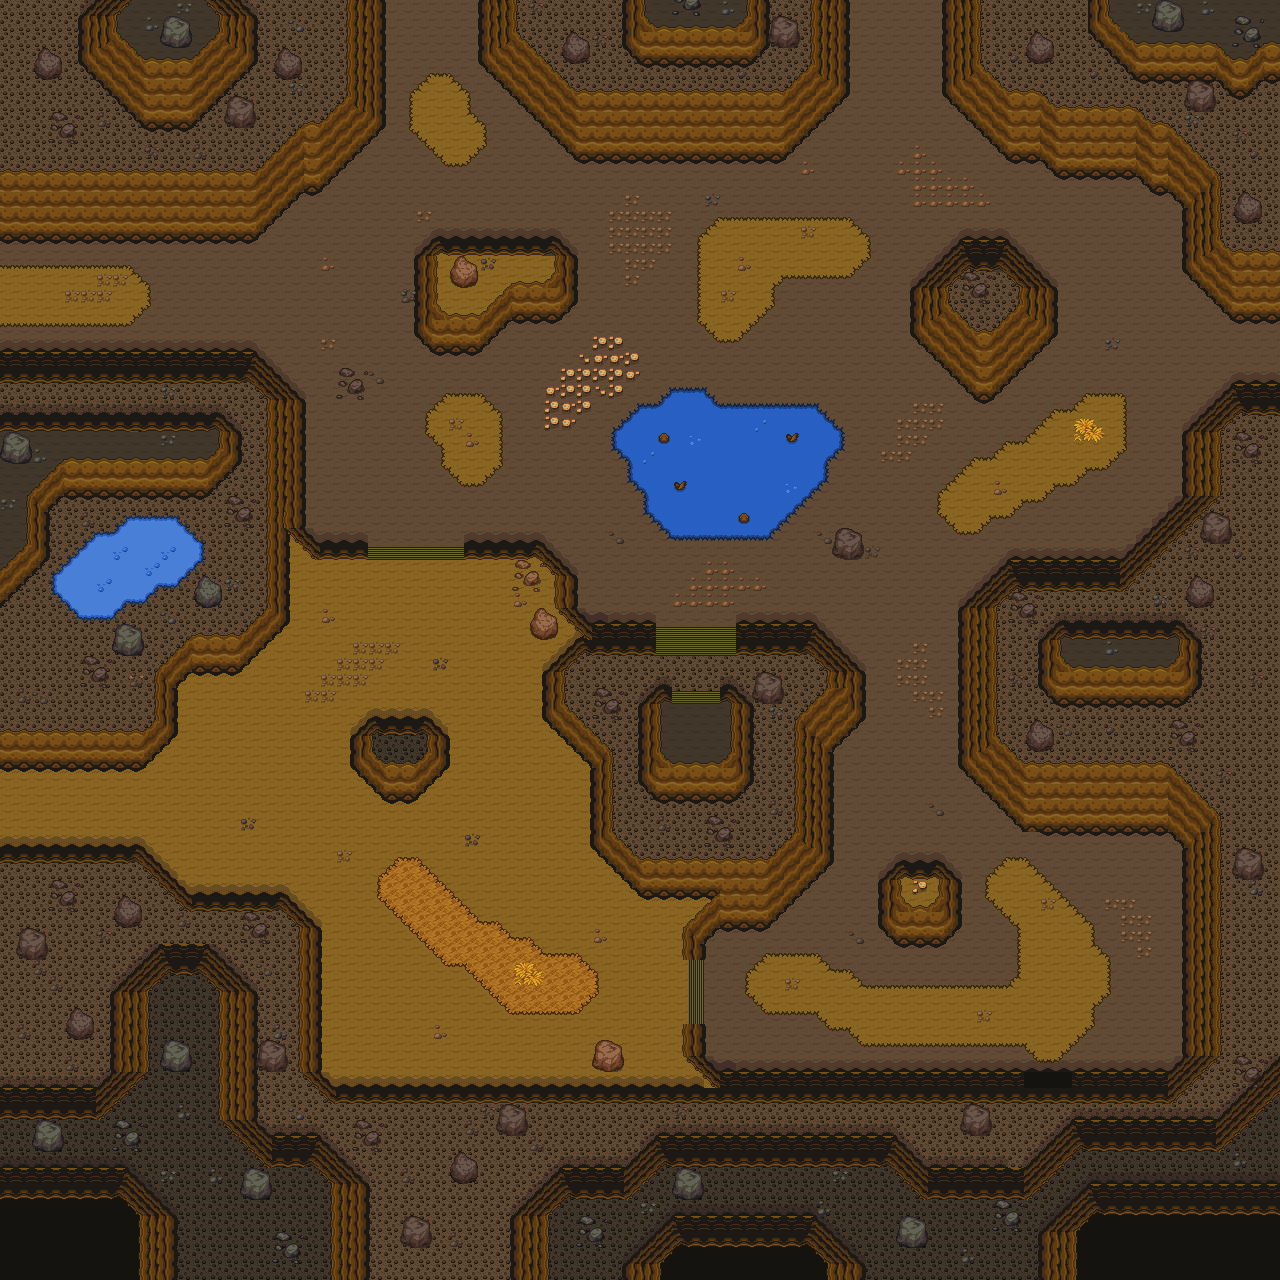

Below is a game level as drawn by its tile map, then a one-line description and the .tmx that defines it (tile-layer data replaced by summaries):
An orthogonal 80x80 tile map with 16x16 px tiles, 7 tile layers (ground0, ground1, wall0, wall1, ...), 2 hidden layers not drawn, 9 tilesets.

<map version="1.0" orientation="orthogonal" renderorder="right-down" width="80" height="80" tilewidth="16" tileheight="16">
 <tileset firstgid="1" name="1" tilewidth="16" tileheight="16">
  <image source="../../tileset/v1.3/1.png" width="800" height="800" />
 </tileset>
 <tileset firstgid="2501" name="2" tilewidth="16" tileheight="16">
  <image source="../../tileset/v1.3/2.png" width="800" height="800" />
 </tileset>
 <tileset firstgid="5001" name="3" tilewidth="16" tileheight="16">
  <image source="../../tileset/v1.3/3.png" width="800" height="800" />
 </tileset>
 <tileset firstgid="7501" name="4" tilewidth="16" tileheight="16">
  <image source="../../tileset/v1.3/4.png" width="800" height="800" />
 </tileset>
 <tileset firstgid="10001" name="5" tilewidth="16" tileheight="16">
  <image source="../../tileset/v1.3/5.png" width="800" height="800" />
 </tileset>
 <tileset firstgid="12501" name="6" tilewidth="16" tileheight="16">
  <image source="../../tileset/v1.3/6.png" width="800" height="800" />
 </tileset>
 <tileset firstgid="15001" name="7" tilewidth="16" tileheight="16">
  <image source="../../tileset/v1.3/7.png" width="800" height="800" />
 </tileset>
 <tileset firstgid="17501" name="8" tilewidth="16" tileheight="16">
  <image source="../../tileset/v1.3/8.png" width="800" height="800" />
 </tileset>
 <tileset firstgid="20001" name="9" tilewidth="16" tileheight="16">
  <image source="../../tileset/v1.3/9.png" width="800" height="800" />
 </tileset>
 <layer name="ground0" width="80" height="80">
  <data>[6400 cells, 6363 non-empty, 6 distinct tile ids]</data>
 </layer>
 <layer name="ground1" width="80" height="80">
  <data>[6400 cells, 726 non-empty, 99 distinct tile ids]</data>
 </layer>
 <layer name="wall0" width="80" height="80">
  <data>[6400 cells, 2947 non-empty, 349 distinct tile ids]</data>
 </layer>
 <layer name="wall1" width="80" height="80">
  <data>[6400 cells, 581 non-empty, 149 distinct tile ids]</data>
 </layer>
 <layer name="deco0" width="80" height="80">
  <data>[6400 cells, 67 non-empty, 18 distinct tile ids]</data>
 </layer>
 <layer name="deco1" width="80" height="80">
  <data>[6400 cells, 382 non-empty, 48 distinct tile ids]</data>
 </layer>
 <layer name="ABOVE_OVERWRITE" width="80" height="80">
  <data>[6400 cells, 0 non-empty, 0 distinct tile ids]</data>
 </layer>
 <layer name="COLLISION_OVERWRITE" visible="0" width="80" height="80">
  <data>[6400 cells, 0 non-empty, 0 distinct tile ids]</data>
 </layer>
 <layer name="SPOT" visible="0" width="80" height="80">
  <data>[6400 cells, 22 non-empty, 19 distinct tile ids]</data>
 </layer>
</map>
